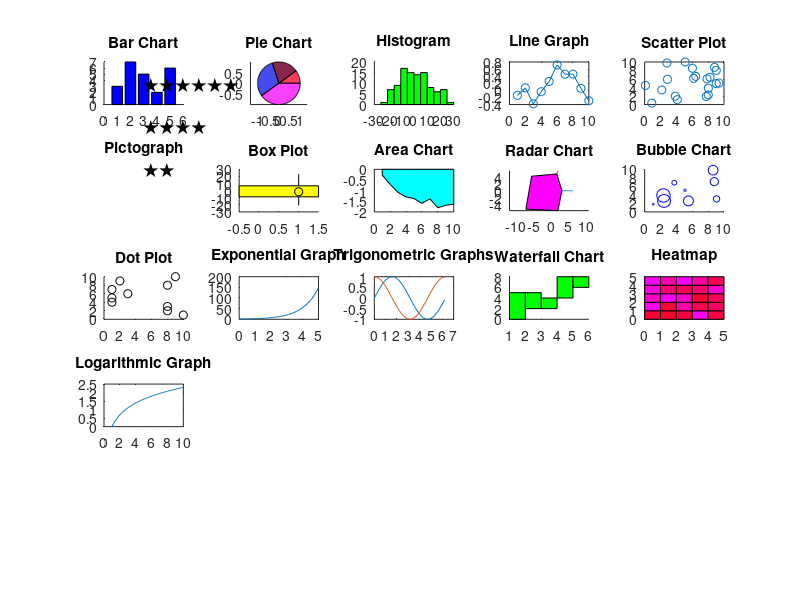

MATLAB code to generate this figure:
% Unified program to display various chart types without intrinsic functions

function chart_demo()
    figure;
    subplot(5, 5, 1); bar_chart();
    subplot(5, 5, 2); pie_chart();
    subplot(5, 5, 3); histogram_chart();
    subplot(5, 5, 4); line_graph();
    subplot(5, 5, 5); scatter_plot();
    subplot(5, 5, 6); pictograph();
    subplot(5, 5, 7); box_plot();
    subplot(5, 5, 8); area_chart();
    subplot(5, 5, 9); radar_chart();
    subplot(5, 5, 10); bubble_chart();
    subplot(5, 5, 11); dot_plot();
    subplot(5, 5, 12); exponential_graph();
    subplot(5, 5, 13); trigonometric_graph();
    subplot(5, 5, 14); waterfall_chart();
    subplot(5, 5, 15); heatmap();
    subplot(5, 5, 16); logarithmic_graph();
end

% 1. Bar Chart
function bar_chart()
    values = [3, 7, 5, 2, 6];
    hold on;
    for i = 1:length(values)
        x = [i-0.4, i+0.4, i+0.4, i-0.4];
        y = [0, 0, values(i), values(i)];
        fill(x, y, 'b');
    end
    title('Bar Chart');
    hold off;
end

% 2. Pie Chart
function pie_chart()
    values = [10, 20, 30, 40];
    total = sum(values);
    angles = 2 * pi * values / total;
    start_angle = 0;
    hold on;
    for i = 1:length(values)
        end_angle = start_angle + angles(i);
        theta = linspace(start_angle, end_angle, 100);
        x = [0, cos(theta)];
        y = [0, sin(theta)];
        fill(x, y, rand(1, 3));
        start_angle = end_angle;
    end
    title('Pie Chart');
    axis equal;
    hold off;
end

% 3. Histogram
function histogram_chart()
    data = randn(1, 100) * 10;
    bins = -30:5:30;
    hist_counts = zeros(1, length(bins)-1);
    for i = 1:length(bins)-1
        hist_counts(i) = sum(data >= bins(i) & data < bins(i+1));
    end
    hold on;
    for i = 1:length(hist_counts)
        x = [bins(i), bins(i+1), bins(i+1), bins(i)];
        y = [0, 0, hist_counts(i), hist_counts(i)];
        fill(x, y, 'g');
    end
    title('Histogram');
    hold off;
end

% 4. Line Graph
function line_graph()
    x = 1:10;
    y = cumsum(rand(1, 10) - 0.5);
    plot(x, y, '-o');
    title('Line Graph');
end

% 5. Scatter Plot
function scatter_plot()
    x = rand(1, 20) * 10;
    y = rand(1, 20) * 10;
    plot(x, y, 'o');
    title('Scatter Plot');
end

% 6. Pictograph
function pictograph()
    values = [2, 4, 6];
    for i = 1:length(values)
        text(0.5, i, repmat('★', 1, values(i)), 'FontSize', 14);
    end
    title('Pictograph');
    axis off;
end

% 7. Box Plot
function box_plot()
    data = randn(1, 100) * 10;
    quartiles = prctile(data, [25, 50, 75]);
    min_val = min(data);
    max_val = max(data);
    hold on;
    line([1, 1], [min_val, max_val], 'Color', 'k');
    fill([-0.5, 1.5, 1.5, -0.5], [quartiles(1), quartiles(1), quartiles(3), quartiles(3)], 'y');
    plot(1, quartiles(2), 'ko');
    title('Box Plot');
    hold off;
end

% 8. Area Chart
function area_chart()
    x = 1:10;
    y = cumsum(rand(1, 10) - 0.5);
    fill([x, fliplr(x)], [y, zeros(1, length(x))], 'c');
    title('Area Chart');
end

% 9. Radar Chart
function radar_chart()
    data = [3, 5, 7, 9, 6];
    angles = linspace(0, 2*pi, length(data) + 1);
    hold on;
    plot([cos(angles); cos(angles) * data(end)], [sin(angles); sin(angles) * data(end)]);
    fill(cos(angles) .* [data, data(1)], sin(angles) .* [data, data(1)], 'm');
    title('Radar Chart');
    axis equal;
    hold off;
end

% 10. Bubble Chart
function bubble_chart()
    x = rand(1, 10) * 10;
    y = rand(1, 10) * 10;
    sizes = rand(1, 10) * 100;
    hold on;
    for i = 1:length(x)
        plot(x(i), y(i), 'o', 'MarkerSize', sizes(i) / 10, 'Color', 'b');
    end
    title('Bubble Chart');
    hold off;
end

% 11. Dot Plot
function dot_plot()
    data = randi([1, 10], 1, 10);
    hold on;
    for i = 1:length(data)
        plot(data(i), i, 'ko');
    end
    title('Dot Plot');
    hold off;
end

% 12. Exponential Graph
function exponential_graph()
    x = 0:0.1:5;
    y = exp(x);
    plot(x, y);
    title('Exponential Graph');
end

% 13. Trigonometric Graph
function trigonometric_graph()
    x = 0:0.1:2*pi;
    plot(x, sin(x), x, cos(x));
    title('Trigonometric Graphs');
end

% 14. Waterfall Chart
function waterfall_chart()
    values = [5, -3, 2, 4, -2];
    cumulative = cumsum([0, values]);
    hold on;
    for i = 1:length(values)
        x = [i, i+1, i+1, i];
        y = [cumulative(i), cumulative(i), cumulative(i+1), cumulative(i+1)];
        fill(x, y, 'g');
    end
    title('Waterfall Chart');
    hold off;
end

% 15. Heatmap
function heatmap()
    data = rand(5, 5);
    hold on;
    for i = 1:5
        for j = 1:5
            fill([j-1, j, j, j-1], [i-1, i-1, i, i], [1, 0, data(i, j)]);
        end
    end
    title('Heatmap');
    hold off;
end

% 16. Logarithmic Graph
function logarithmic_graph()
    x = 1:0.1:10;
    y = log(x);
    plot(x, y);
    title('Logarithmic Graph');
end

% Run the demo
chart_demo();
